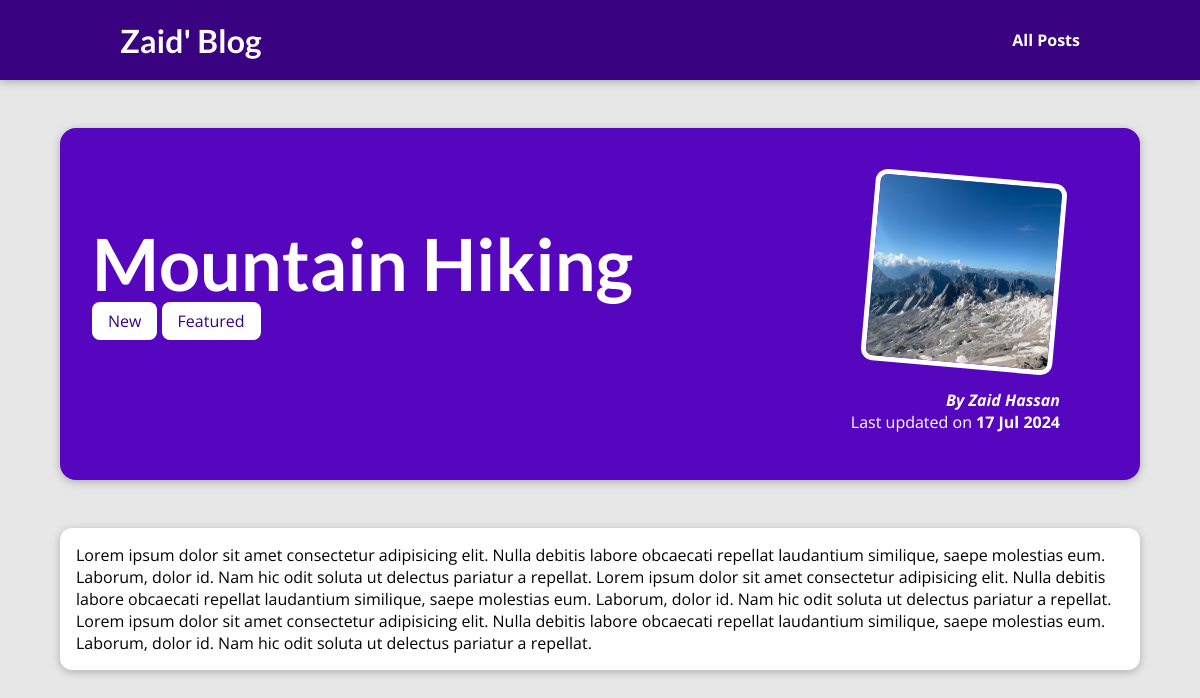
The page /posts/Hike-in-the-mountains on the database its author committed.
### blog/models.py (models this page shows, shortened)
class Post(models.Model):
    title = models.CharField(max_length=100)
    excerpt = models.CharField(max_length=200)
    image = models.ImageField(upload_to="posts", null=True)
    date = models.DateField(auto_now=True)
    slug = models.SlugField(unique=True, db_index=True)
    content = models.TextField(validators=[MinLengthValidator(10)])
    author = models.ForeignKey(Author, on_delete=models.SET_NULL, null=True)
    tags = models.ManyToManyField(Tag)

class Tag(models.Model):
    caption = models.CharField(max_length=20)

class Author(models.Model):
    first_name = models.CharField(max_length=100)
    last_name = models.CharField(max_length=100)
    email_address = models.EmailField()
    def full_name(self):
        return f"{self.first_name} {self.last_name}"
    def __str__(self):
        return self.full_name()

### blog/views.py (the view)
# urls.py: path("posts/<slug>", views.PostDetailView.as_view(), name="post-detail-page")
class PostDetailView(DetailView):
    template_name = "blog/post-detail.html"
    model = Post
    def get_context_data(self, **kwargs: Any):
        context =  super().get_context_data(**kwargs)
        context["post_tags"] = self.object.tags.all()
        return context

### blog/templates/blog/post-detail.html (shortened to what this page needs)
{% extends "base.html"%}
{% load static%}
{% block css_file %}
<link rel="stylesheet" href="{% static "blog/post-detail.css"%}">
{% endblock  %}
{% block content %}
<section id="summary">
<h2>{{post.title}}</h2>
<div>
    {% for tag in post_tags %}
    <span class="tag">{{tag.caption}}</span>
    {% endfor %}
</div>
<article>
    <img src="{{post.image.url}}" alt="{{post.title}}">
    <address>By <a href="mailto:{{post.author.emai_address}}">{{post.author}}</a></address>
    <div>
        Last updated on <time>{{post.date|date:" d M Y"}}</time>
    </div>
</article>
</section>
<main>
{{post.content}}
</main>
{% endblock %}

### static/app.css (style rules this page uses)
* { box-sizing: border-box; }
html { font-family: "Open Sans", "Lato", sans-serif; }
body { margin: 0; }
h1, h2, h3 { font-family: "Lato", sans-serif; font-weight: bold; }

### blog/static/blog/post-detail.css (style rules this page uses)
body { background-color: #e7e7e7; }
#summary { margin: 8rem auto 3rem auto; padding: 2rem; width: 90%; max-width: 90rem; border-radius: 16px; background-color: #5706c0; position: relative; box-shadow: 0 2px 8px rgba(0, 0, 0, 0.25); height: 22rem; }
#summary h2 { color: white; font-size: 4.5rem; margin-bottom: 0.25rem; }
#summary article { position: absolute; top: 2rem; right: 3rem; padding: 1rem 2rem; border-radius: 12px; text-align: right; color: white; }
#summary article img { width: 12rem; height: 12rem; border-radius: 12px; transform: rotateZ(5deg); border: 5px solid white; margin-bottom: 1rem; }
#summary address { font-weight: bold; }
#summary a { color: rgb(255, 255, 255); text-decoration: none; }
#summary time { font-weight: bold; }
main { width: 90%; max-width: 90rem; margin: 3rem auto; background-color: white; padding: 1rem; border-radius: 12px; box-shadow: 0 2px 8px rgba(0, 0, 0, 0.25); }
.tag { background-color: white; color: #390281; padding: 0.5rem 1rem; border-radius: 8px; }

### rows shown on the page
Post: title "Mountain Hiking", image (picture), author "Zaid Hassan", date "17 Jul 2024", content "Lorem ipsum dolor sit amet consectetur adipisicing elit. Nulla debitis labore obcaecati repellat laudantium similique, saepe molestias eum. Laborum, dolor id. Nam hic odit soluta ut delectus pariatur a repellat. Lorem ipsum dolor sit amet consectetur adipisicing elit. Nulla debitis labore obcaecati repellat laudantium similique, saepe molestias eum. Laborum, dolor id. Nam hic odit soluta ut delectus pariatur a repellat. Lorem ipsum dolor sit amet consectetur adipisicing elit. Nulla debitis labore obcaecati repellat laudantium similique, saepe molestias eum. Laborum, dolor id. Nam hic odit soluta ut delectus pariatur a repellat."
Tag: caption "New"
Tag: caption "Featured"
